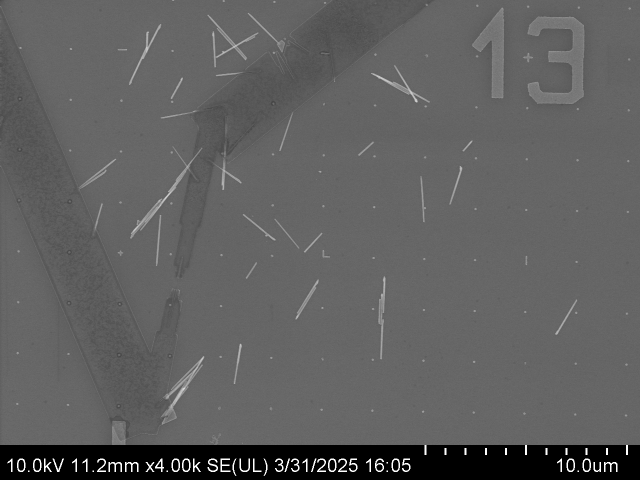
#> input picture experimental_sem/13.tif, 1280 x 960 px (shown at 1/2 size)
$ python grid_ransac.py ../experimental_sem/13.tif
#> lines starting #> are read from the running program, lines starting #| are printed output that depends on the picture; after the words box and inside, x2 and y2 are one past the last pixel; in counts of white or black regions, pixels touching at a corner belong together
#> in process_image, img is the input picture: shape (960, 1280); min 0, max 255, mean 95
### utils/blob_utils.py
"""Shared blob detection helpers."""

from __future__ import annotations

import cv2
import numpy as np


def threshold_markers(gray: np.ndarray) -> np.ndarray:
    """Threshold bright markers from a dark background."""
    blur = cv2.GaussianBlur(gray, (5, 5), 0)
    _, binary = cv2.threshold(blur, 0, 255, cv2.THRESH_BINARY + cv2.THRESH_OTSU)
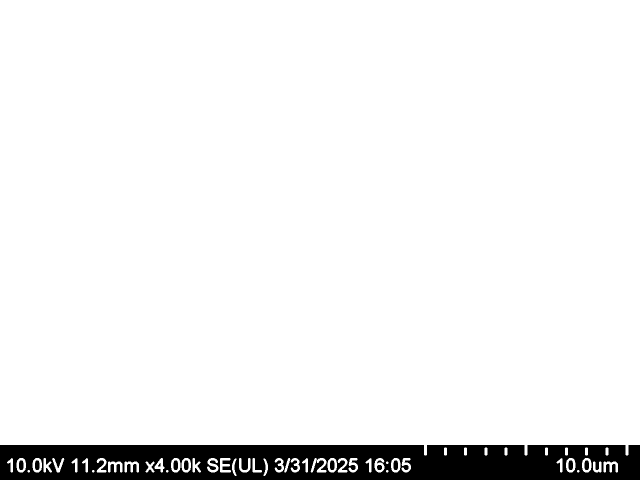
#> binary: shape (960, 1280) (shown at 1/2 size); 93.7% white; 11 black regions, largest, box (x1, y1, x2, y2) and area: (0, 890, 1280, 960) 76586, (38, 921, 47, 940) 153, (70, 921, 79, 940) 153
    return binary


def component_anchor(
    labels: np.ndarray,
    label_idx: int,
    stat: np.ndarray,
    centroid: np.ndarray,
    structural_min_area: int = 120,
) -> tuple[float, float, str]:
    """Return the marker anchor for a connected component.

    Small dot-like markers are represented well by their centroid. Large
    structural L markers are better represented by the occupied outer corner
    of their bounding box, which is the lattice anchor.
    """
    x, y, w, h, area = [int(v) for v in stat]

    if area < structural_min_area or min(w, h) < 15:
        return float(centroid[0]), float(centroid[1]), "centroid"

    fill_ratio = area / float(w * h)
    if fill_ratio > 0.85:
        return float(centroid[0]), float(centroid[1]), "centroid"

    component = labels[y:y + h, x:x + w] == label_idx
    patch = max(4, min(w, h) // 5)
    edge_scores = {
        "top": int(component[:patch, :].sum()),
        "bottom": int(component[h - patch:, :].sum()),
        "left": int(component[:, :patch].sum()),
        "right": int(component[:, w - patch:].sum()),
    }
    edge_fill = {
        "top": edge_scores["top"] / float(patch * w),
        "bottom": edge_scores["bottom"] / float(patch * w),
        "left": edge_scores["left"] / float(patch * h),
        "right": edge_scores["right"] / float(patch * h),
    }
    strong_edges = {edge for edge, fill in edge_fill.items() if fill >= 0.45}
    if len(strong_edges) != 2:
        return float(centroid[0]), float(centroid[1]), "centroid"

    adjacent_corners = {
        frozenset(("top", "left")): "top_left",
        frozenset(("top", "right")): "top_right",
        frozenset(("bottom", "left")): "bottom_left",
        frozenset(("bottom", "right")): "bottom_right",
    }
    corner_name = adjacent_corners.get(frozenset(strong_edges))
    if corner_name is None:
        return float(centroid[0]), float(centroid[1]), "centroid"

    corner_scores = {
        "top_left": edge_scores["top"] * edge_scores["left"],
        "top_right": edge_scores["top"] * edge_scores["right"],
        "bottom_left": edge_scores["bottom"] * edge_scores["left"],
        "bottom_right": edge_scores["bottom"] * edge_scores["right"],
    }
    score = corner_scores[corner_name]
    if score == 0:
        return float(centroid[0]), float(centroid[1]), "centroid"

    corners = {
        "top_left": (x, y),
        "top_right": (x + w - 1, y),
        "bottom_left": (x, y + h - 1),
        "bottom_right": (x + w - 1, y + h - 1),
    }
    ax, ay = corners[corner_name]
    return float(ax), float(ay), f"corner:{corner_name}"


def detect_blob_components(
    gray: np.ndarray,
    min_area: int = 5,
    max_area: int = 5000,
) -> tuple[list[dict], np.ndarray]:
    """Detect marker components and return anchored blob dictionaries."""
    binary = threshold_markers(gray)
    num_labels, labels, stats, centroids = cv2.connectedComponentsWithStats(
        binary, connectivity=8
    )
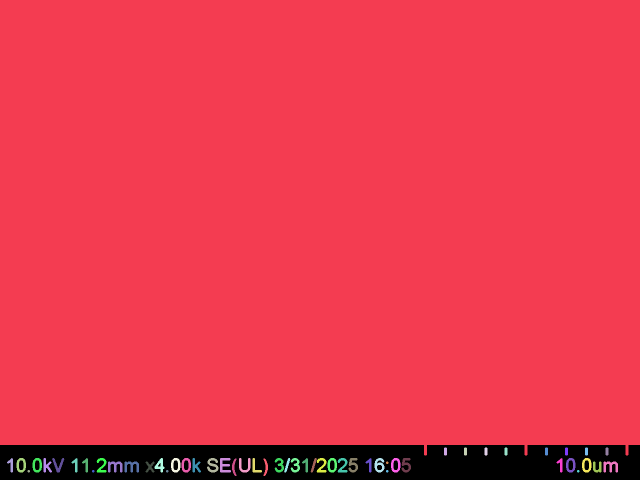
#> labels: shape (960, 1280) int32 (shown at 1/2 size); 55 distinct labels, from 0 to 54; one colour per label, 0 black
#> num_labels = 55; stats = 55 rows, first 6: [0, 890, 1280, 70, 77920], [0, 0, 1280, 911, 1139572], [888, 895, 6, 16, 92], [928, 895, 6, 16, 92], [969, 895, 6, 16, 92], [1009, 895, 6, 16, 92]; centroids = 55 pairs, first value 21.92 to 1220.7, second value 444.6 to 942

    blobs = []
    for i in range(1, num_labels):
        x, y, w, h, area = [int(v) for v in stats[i]]
        if min_area <= area <= max_area:
            ax, ay, anchor_type = component_anchor(labels, i, stats[i], centroids[i])
            blobs.append({
                "x": round(float(ax), 2),
                "y": round(float(ay), 2),
                "centroid_x": round(float(centroids[i][0]), 2),
                "centroid_y": round(float(centroids[i][1]), 2),
                "anchor_type": anchor_type,
                "area": area,
                "width": w,
                "height": h,
                "x0": x,
                "y0": y,
            })
#> this loop made 54 passes
#> (fill_ratio in component_anchor, patch in component_anchor, edge_scores in component_anchor) on passes 13, 21, 26: (0.535, 4, {'top': 18, 'bottom': 37, 'left': 114, 'right': 32}), (0.535, 4, {'top': 18, 'bottom': 37, 'left': 114, 'right': 32}), (0.381, 4, {'top': 18, 'bottom': 74, 'left': 114, 'right': 18})

    blobs.sort(key=lambda b: (round(b["y"] / 10) * 10, b["x"]))
    return blobs, binary

### utils/grid_ransac.py
#!/usr/bin/env python3
"""RANSAC-style lattice fitting to find the largest equidistant marker set.

After initial blob detection, this step finds the largest subset of blobs
that forms a regular equidistant grid pattern. Uses the dominant inter-blob
distance as the target grid spacing and estimates the lattice orientation
from pair-vector angle clusters.

The approach:
1. Find dominant inter-blob distances
2. Estimate continuous lattice angles from pair vectors near those spacings
3. For each spacing/angle hypothesis, try blob origins
4. Return the largest subset that forms a regular grid

Usage:
    python grid_ransac.py <image_path> [--output-dir DIR]
    python grid_ransac.py <directory> --output-dir DIR
"""

import argparse
import glob
import json
import math
from collections import Counter
from pathlib import Path

import cv2
import numpy as np

from utils.blob_utils import detect_blob_components


def find_candidate_spacings(blob_positions: list[tuple],
                             min_dist: float = 20.0,
                             max_dist: float = 300.0) -> list[float]:
    """Find candidate grid spacings from inter-blob distance histogram.

    Returns list of dominant grid spacings (distances).
    """
#> called with min_dist = 20, max_dist = 300
    n = len(blob_positions)
    distances = []

    for i in range(n):
        for j in range(i + 1, n):
            dx = blob_positions[j][0] - blob_positions[i][0]
            dy = blob_positions[j][1] - blob_positions[i][1]
            dist = math.sqrt(dx ** 2 + dy ** 2)
            if min_dist <= dist <= max_dist:
                distances.append(dist)

    if not distances:
        return []

    # Histogram with 2px bins
    dist_buckets = Counter([round(d / 2) * 2 for d in distances])

    # Find peaks in the histogram
    peaks = []
    sorted_dists = sorted(dist_buckets.items(), key=lambda x: -x[1])

    for dist, count in sorted_dists:
        if count < len(distances) * 0.02:
            break

        # Check if it's a local maximum
        is_peak = True
        for delta in [-2, -1, 1, 2]:
            neighbor_count = dist_buckets.get(dist + delta, 0)
            if neighbor_count >= count * 0.8:
                is_peak = False
                break

        if is_peak and count > 5:
            peaks.append(float(dist))

        if len(peaks) >= 3:
            break
#> this loop made 3 passes
#> (dist, count) on passes 1 to 3: (20, 15), (148, 12), (52, 12)

    return peaks


def fit_grid_to_blobs_2d(
    blob_positions: list[tuple],
    spacing_x: float,
    spacing_y: float,
    origin: tuple[float, float],
    angle: float,
    tolerance: float = 8.0,
) -> list[int]:
    """Fit a 2D regular grid to blobs.

    Returns list of blob indices that fit the pattern.
    """
    n = len(blob_positions)
    fitted = []

    cos_a = math.cos(angle)
    sin_a = math.sin(angle)

    for idx, (cx, cy) in enumerate(blob_positions):
        # Transform to grid coordinates
        dx = cx - origin[0]
        dy = cy - origin[1]

        # Rotate to align with grid
        gx = dx * cos_a + dy * sin_a
        gy = -dx * sin_a + dy * cos_a

        # Round to nearest grid index
        gi = round(gx / spacing_x)
        gj = round(gy / spacing_y)

        # Check if blob is close to the grid position
        expected_x = origin[0] + gi * spacing_x * cos_a - gj * spacing_y * sin_a
        expected_y = origin[1] + gi * spacing_x * sin_a + gj * spacing_y * cos_a

        dist = math.sqrt((cx - expected_x) ** 2 + (cy - expected_y) ** 2)

        if dist < tolerance:
            fitted.append(idx)

    return fitted


def estimate_spacing_angles(
    blob_positions: list[tuple],
    candidate_spacings: list[float],
    spacing_tolerance: float = 6.0,
    angle_bin_deg: float = 0.5,
) -> list[tuple[float, float, int]]:
    """Estimate continuous lattice angles from pair vectors.

    A square lattice has two equivalent axes 90 degrees apart, so pair-vector
    angles are folded into a 90-degree range. This avoids the main weakness of
    the earlier RANSAC loop, which only tried a few hard-coded orientations.
    """
#> called with spacing_tolerance = 6, angle_bin_deg = 0.5
    pair_vectors = []
    n = len(blob_positions)

    for i in range(n):
        for j in range(i + 1, n):
            dx = blob_positions[j][0] - blob_positions[i][0]
            dy = blob_positions[j][1] - blob_positions[i][1]
            dist = math.hypot(dx, dy)
            pair_vectors.append((dist, dx, dy))

    hypotheses = []
    for spacing in candidate_spacings:
        angle_counts = Counter()
        for dist, dx, dy in pair_vectors:
            if abs(dist - spacing) > spacing_tolerance:
                continue

            angle = math.degrees(math.atan2(dy, dx)) % 90.0
            if angle > 45.0:
                angle -= 90.0
            angle = round(angle / angle_bin_deg) * angle_bin_deg
            angle_counts[angle] += 1

        for angle, support in angle_counts.most_common(4):
            if support > 2:
                hypotheses.append((float(spacing), math.radians(angle), int(support)))
#> this loop made 3 passes
#> spacing on passes 1 to 3: 20, 148, 52

    hypotheses.sort(key=lambda item: -item[2])
    return hypotheses


def ransac_2d_grid_fitting(
    blob_positions: list[tuple],
    candidate_spacings: list[float],
    n_iterations: int = 200,
    tolerance: float = 8.0,
) -> dict:
    """RANSAC-style 2D grid fitting to find the largest equidistant marker set.

    Estimates likely spacing/orientation pairs from inter-blob vectors, then
    tries blob origins against each candidate lattice.
    Returns dict with best fit parameters and inlier indices.
    """
    best_inliers = []
    best_origin = None
    best_spacing_x = 0
    best_spacing_y = 0
    best_angle = 0
    best_support = 0

    spacing_angles = estimate_spacing_angles(blob_positions, candidate_spacings)
    max_hypotheses = max(8, n_iterations // 10)

    for spacing, angle, support in spacing_angles[:max_hypotheses]:
        for origin in blob_positions:
            inliers = fit_grid_to_blobs_2d(
                blob_positions, spacing, spacing, origin, angle, tolerance
            )

            if (
                len(inliers) > len(best_inliers)
                or (len(inliers) == len(best_inliers) and support > best_support)
            ):
                best_inliers = inliers
                best_origin = origin
                best_spacing_x = spacing
                best_spacing_y = spacing
                best_angle = angle
                best_support = support
#> this loop made 8 passes
#> (spacing, angle, support) on passes 1 to 8: (148, 0, 6), (52, 0.0175, 5), (20, 0, 4), (20, 0.681, 4), (20, -0.62, 4), (20, 0.0524, 3), (148, -0.00873, 3), (52, 0, 3)

    return {
        "origin": best_origin,
        "inlier_indices": set(best_inliers),
        "n_inliers": len(best_inliers),
        "n_total": len(blob_positions),
        "spacing": best_spacing_x,
        "angle": best_angle,
        "orientation_support": best_support,
    }


def process_image(
    image_path: str,
    min_area: int = 5,
    max_area: int = 5000,
    n_ransac_iters: int = 200,
) -> dict:
    """Process a single image: detect blobs, find grid spacing, RANSAC fitting."""
    img = cv2.imread(str(image_path), cv2.IMREAD_GRAYSCALE)
    detected_blobs, _ = detect_blob_components(img, min_area, max_area)

    blob_positions = [(float(b["x"]), float(b["y"])) for b in detected_blobs]

    if not blob_positions:
        return {
            "image": str(image_path),
            "total_blobs": 0,
            "grid_blobs": [],
            "dirt_blobs": [],
            "grid_spacing": 0,
            "grid_angle": 0,
            "ransac_result": None,
        }

    # Step 1: Find candidate grid spacings
    candidate_spacings = find_candidate_spacings(blob_positions)

    if not candidate_spacings:
        return {
            "image": str(image_path),
            "total_blobs": len(blob_positions),
            "grid_blobs": [],
            "dirt_blobs": [{**b, "classification": "dirt"} for b in detected_blobs],
            "grid_spacing": 0,
            "grid_angle": 0,
            "ransac_result": None,
        }

    # Step 2: RANSAC 2D grid fitting
    ransac_result = ransac_2d_grid_fitting(
        blob_positions, candidate_spacings,
        n_iterations=n_ransac_iters, tolerance=8.0
    )

    # Classify blobs
    grid_blobs = []
    dirt_blobs = []

    for i, blob_info in enumerate(detected_blobs):
        blob_info = dict(blob_info)

        if i in ransac_result["inlier_indices"]:
            blob_info["classification"] = "grid"
            grid_blobs.append(blob_info)
        else:
            blob_info["classification"] = "dirt"
            dirt_blobs.append(blob_info)
#> this loop made 53 passes

    origin = ransac_result["origin"]
    angle_deg = math.degrees(ransac_result["angle"])

    return {
        "image": str(image_path),
        "total_blobs": len(blob_positions),
        "grid_blobs": grid_blobs,
        "dirt_blobs": dirt_blobs,
        "grid_spacing": round(ransac_result["spacing"], 2),
        "grid_angle": round(ransac_result["angle"], 4),
        "grid_angle_deg": round(angle_deg, 3),
        "lattice": {
            "spacing_px": round(ransac_result["spacing"], 2),
            "angle_rad": round(ransac_result["angle"], 6),
            "angle_deg": round(angle_deg, 3),
            "origin": [round(float(origin[0]), 2), round(float(origin[1]), 2)] if origin else None,
            "orientation_support": ransac_result["orientation_support"],
        },
        "ransac_result": {
            "origin": list(ransac_result["origin"]) if ransac_result["origin"] else None,
            "n_inliers": ransac_result["n_inliers"],
            "n_total": ransac_result["n_total"],
            "orientation_support": ransac_result["orientation_support"],
        },
    }


def draw_classification(image_path: str, result: dict,
                        out_path_dirt: str, out_path_grid: str,
                        out_path_combined: str = None):
    """Draw versions: dirt marked, grid only, and combined."""
#> called with image_path = '../experimental_sem/13.tif'
    img = cv2.imread(str(image_path), cv2.IMREAD_COLOR)
    h, w, _ = img.shape

    # Version 1: Mark dirt blobs in red
    img_dirt = img.copy()
    for b in result["dirt_blobs"]:
        x, y = int(b["x"]), int(b["y"])
        cv2.circle(img_dirt, (x, y), 8, (0, 0, 255), -1)
        cv2.circle(img_dirt, (x, y), 12, (0, 0, 255), 2)
#> this loop made 13 passes
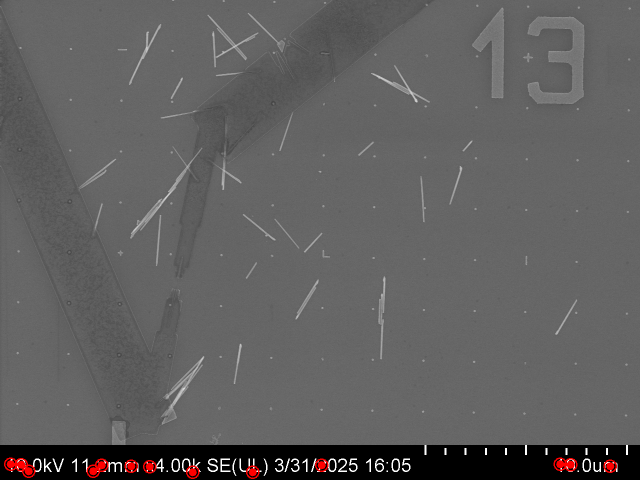
#> img_dirt: shape (960, 1280, 3) (shown at 1/2 size); 0.44% of pixels changed, all inside (x1, y1, x2, y2) = (8, 915, 1234, 958)

    # Version 2: Only show grid blobs
    img_grid = img.copy()
    for b in result["grid_blobs"]:
        x, y = int(b["x"]), int(b["y"])
        cv2.circle(img_grid, (x, y), 3, (0, 255, 0), -1)
        cv2.rectangle(img_grid, (x - 5, y - 5), (x + 5, y + 5), (0, 255, 0), 1)
#> this loop made 40 passes
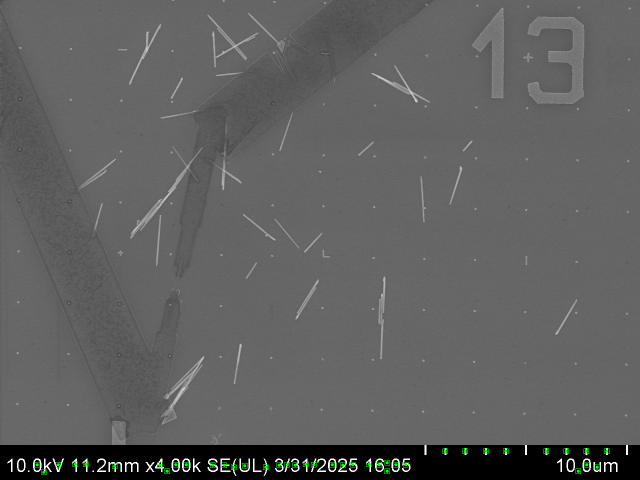
#> img_grid: shape (960, 1280, 3) (shown at 1/2 size); 0.22% of pixels changed, all inside (x1, y1, x2, y2) = (69, 897, 1219, 950)

    # Version 3: Combined
    img_combined = img.copy()
    for b in result["grid_blobs"]:
        x, y = int(b["x"]), int(b["y"])
        cv2.circle(img_combined, (x, y), 3, (0, 255, 0), -1)
        cv2.rectangle(img_combined, (x - 5, y - 5), (x + 5, y + 5), (0, 255, 0), 1)
    for b in result["dirt_blobs"]:
        x, y = int(b["x"]), int(b["y"])
        cv2.circle(img_combined, (x, y), 8, (0, 0, 255), -1)
        cv2.circle(img_combined, (x, y), 12, (0, 0, 255), 2)
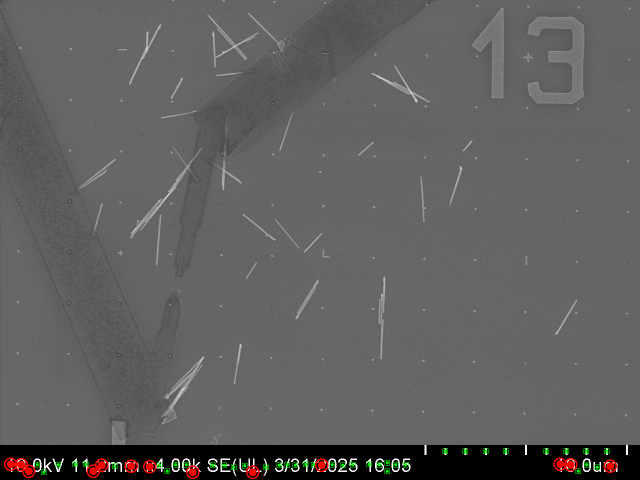
#> img_combined: shape (960, 1280, 3) (shown at 1/2 size); 0.44% of pixels changed, all inside (x1, y1, x2, y2) = (8, 915, 1234, 958)

    # Add labels
    cv2.putText(img_dirt, f"DIRT: {len(result['dirt_blobs'])}", (10, 25),
                cv2.FONT_HERSHEY_SIMPLEX, 0.7, (0, 0, 255), 2)
#> img_dirt: shape (960, 1280, 3); 0.05% of pixels changed, all inside (x1, y1, x2, y2) = (12, 9, 102, 27)
    cv2.putText(img_grid, f"GRID: {len(result['grid_blobs'])}", (10, 25),
                cv2.FONT_HERSHEY_SIMPLEX, 0.7, (0, 255, 0), 2)
#> img_grid: shape (960, 1280, 3); 0.06% of pixels changed, all inside (x1, y1, x2, y2) = (11, 9, 106, 27)
    cv2.putText(img_combined, f"GRID: {len(result['grid_blobs'])} | DIRT: {len(result['dirt_blobs'])}", (10, 25),
                cv2.FONT_HERSHEY_SIMPLEX, 0.7, (255, 255, 255), 2)
#> img_combined: shape (960, 1280, 3); 0.11% of pixels changed, all inside (x1, y1, x2, y2) = (11, 7, 226, 32)

    # Save
    cv2.imwrite(str(out_path_dirt), img_dirt)
    cv2.imwrite(str(out_path_grid), img_grid)
    if out_path_combined:
        cv2.imwrite(str(out_path_combined), img_combined)

    return img_dirt, img_grid, img_combined


def draw_diagnostic_panel(image_path: str, result: dict, out_path: str):
    """Draw before, accepted lattice, and rejected dirt side by side."""
#> called with image_path = '../experimental_sem/13.tif'
    img = cv2.imread(str(image_path), cv2.IMREAD_COLOR)
    if img is None:
        return None

    before = img.copy()
    accepted = img.copy()
    rejected = img.copy()

    all_blobs = result["grid_blobs"] + result["dirt_blobs"]
    for b in all_blobs:
        x, y = int(b["x"]), int(b["y"])
        cv2.circle(before, (x, y), 4, (255, 255, 0), -1)
        cv2.circle(before, (x, y), 8, (255, 255, 0), 1)
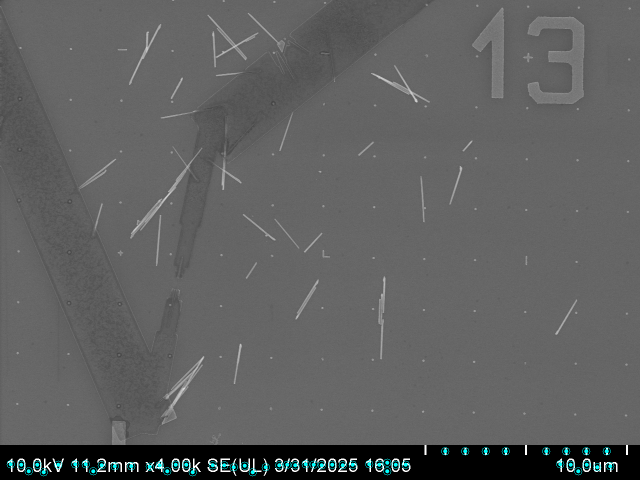
#> before: shape (960, 1280, 3) (shown at 1/2 size); 0.4% of pixels changed, all inside (x1, y1, x2, y2) = (13, 894, 1229, 953)

    for b in result["grid_blobs"]:
        x, y = int(b["x"]), int(b["y"])
        cv2.circle(accepted, (x, y), 4, (0, 255, 0), -1)
        cv2.rectangle(accepted, (x - 6, y - 6), (x + 6, y + 6), (0, 255, 0), 1)
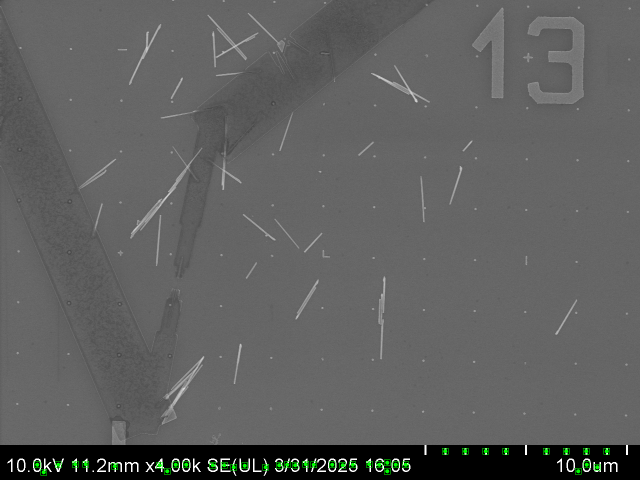
#> accepted: shape (960, 1280, 3) (shown at 1/2 size); 0.32% of pixels changed, all inside (x1, y1, x2, y2) = (68, 896, 1220, 951)

    for b in result["dirt_blobs"]:
        x, y = int(b["x"]), int(b["y"])
        cv2.circle(rejected, (x, y), 5, (0, 0, 255), -1)
        cv2.circle(rejected, (x, y), 11, (0, 0, 255), 2)
#> rejected: shape (960, 1280, 3); 0.29% of pixels changed, all inside (x1, y1, x2, y2) = (9, 916, 1233, 957)
#> (the rest of the program and of its run is left out)
